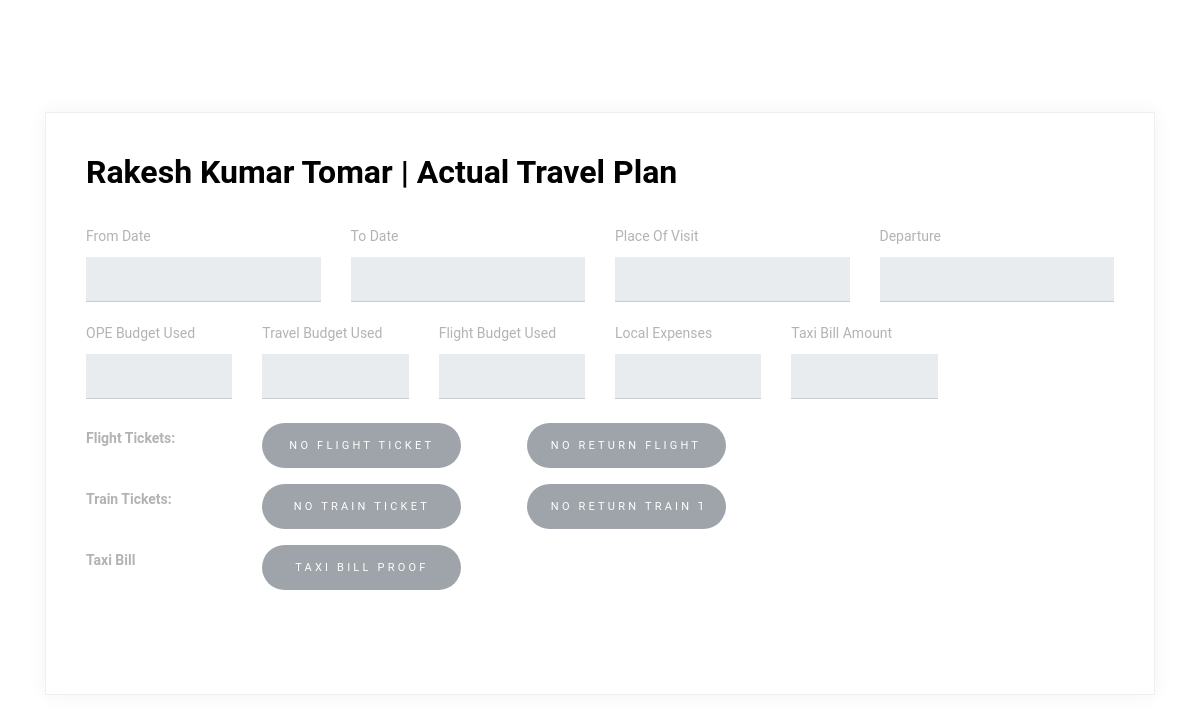
The app's page /employee/8e915737-0f17-4c5e-8c2e-25e78bd7276c/tp/a39a5a74-86c9-4a22-8007-ef9403e36388/ (signed in), older data.
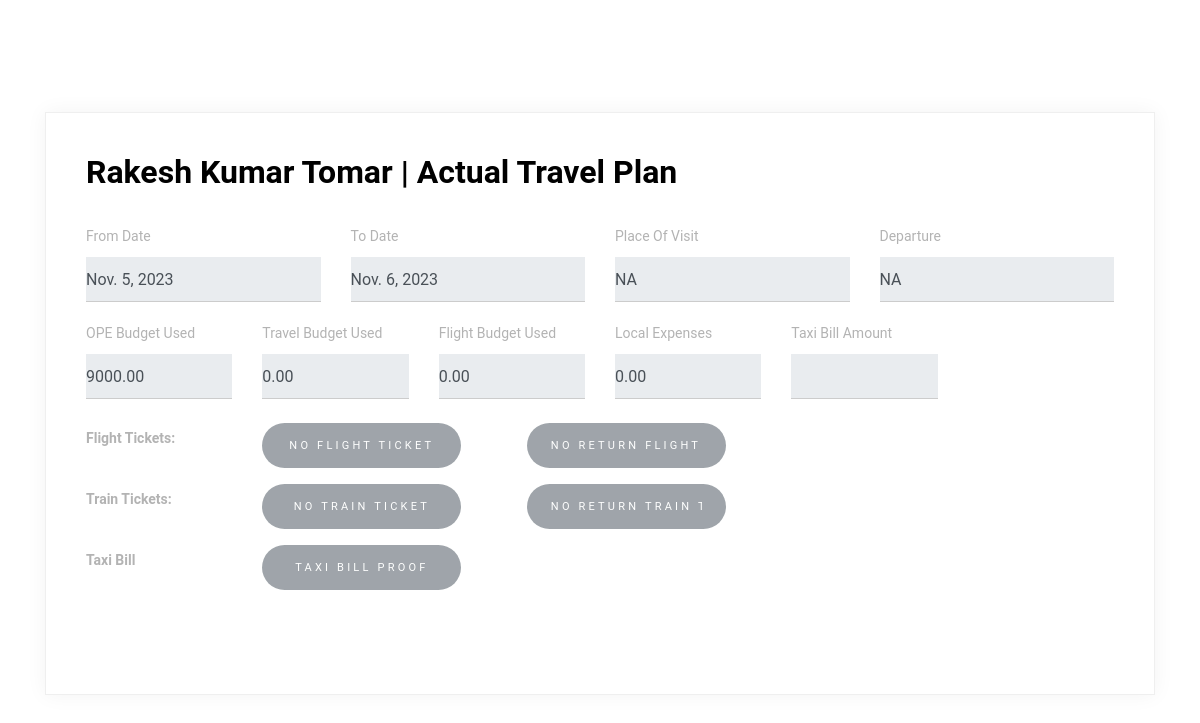
The same page, newer data.
### base/models.py (models this page shows, shortened)
class Employee(models.Model):
    uuid = models.UUIDField(default = uuid.uuid4,primary_key=True,editable=False)
    Emp_name = models.CharField(max_length=30)
    email = models.EmailField(max_length=50)
    contract_no = models.CharField(unique=True,max_length=15,)
    contract_start_date = models.DateField()
    contract_end_date = models.DateField()
    phone_number = models.CharField(unique=True,max_length=10)
    state = models.CharField(max_length=30)
    duty_station = models.CharField(max_length=40)

class Expense(models.Model):
    uuid = models.UUIDField(default = uuid.uuid4,primary_key=True,editable=False)
    employee = models.ForeignKey(Employee,on_delete=models.CASCADE,null = True)
    from_date = models.DateField(null = True)
    to_date = models.DateField(null = True)
    ope_budget_used = models.DecimalField(decimal_places=2,default=0,max_digits = 10)
    travel_budget_used = models.DecimalField(decimal_places=2,default=0,max_digits = 10)
    flight_budget_used = models.DecimalField(decimal_places=2,default=0,max_digits = 10)
    flight_ticket = models.FileField(upload_to=get_upload_path, blank = True)
    flight_return_ticket = models.FileField(upload_to=get_upload_path, blank = True)
    train_ticket = models.FileField(upload_to=get_upload_path, blank = True)
    train_return_ticket = models.FileField(upload_to=get_upload_path, blank = True)
    local_conveyance = models.DecimalField(decimal_places=2,default=0,max_digits = 10)
    departure = models.CharField(max_length = 30,null = True)
    place_of_visit = models.CharField(max_length = 30,null = True)

### base/views.py (the view)
# urls.py: path('employee/<str:pk1>/tp/<str:pk2>/',ViewAtp,name = "viewatp"),
@login_required(login_url='login')
def ViewAtp(request,pk1,pk2):
    try:
        emp = Employee.objects.get(uuid=pk1)
        tp = Expense.objects.get(uuid=pk2)
    except:
        tp = None
    context = {
        'tp':tp,
        'emp':emp
    }
    return render(request,'viewatp.html',context)

### base/templates/viewatp.html (shortened to what this page needs)
{% load static %}
<!doctype html>
<html lang="en">
  <head>
    <link rel="stylesheet" href="https://cdn.jsdelivr.net/npm/bootstrap@4.0.0/dist/css/bootstrap.min.css">
    <link rel="stylesheet" href="{% static 'form.css' %}">
  </head>
  <body>
    <div class="content">
        <div class="container">
          <div class="row align-items-stretch no-gutters contact-wrap">
            <div class="col-md-12">
              <div class="form h-100">
                <h3>{{emp.Emp_name}} | Actual Travel Plan</h3>
                <form class="mb-5" id="contactForm" name="contactForm">
                  <div class="row">
                    <div class="col-md-3 form-group mb-3">
                      <label for="" class="col-form-label">From Date</label>
                      <input type="text" class="form-control" name="date" id="date" value="{{tp.from_date}}" readonly>
                    </div>
                    <div class="col-md-3 form-group mb-3">
                        <label for="" class="col-form-label">To Date</label>
                        <input type="text" class="form-control" name="date" id="date" value="{{tp.to_date}}" readonly>
                      </div>
                      <div class="col-md-3 form-group mb-3">
                        <label for="" class="col-form-label">Place Of Visit</label>
                        <input type="text" class="form-control" name="date" id="date" value="{{tp.place_of_visit}}" readonly>
                      </div>
                      <div class="col-md-3 form-group mb-3">
                        <label for="" class="col-form-label">Departure</label>
                        <input type="text" class="form-control" name="date" id="date" value="{{tp.departure}}" readonly>
                      </div>
                  </div>
                  <div class="row">
                    <div class="col-md-2 form-group mb-4">
                      <label for="" class="col-form-label">OPE Budget Used</label>
                      <input type="text" class="form-control" name="date" id="date" value="{{tp.ope_budget_used}}" readonly>
                    </div>
                    <div class="col-md-2 form-group mb-4">
                        <label for="" class="col-form-label">Travel Budget Used</label>
                        <input type="text" class="form-control" name="date" id="date" value="{{tp.travel_budget_used}}" readonly>
                      </div>
                      <div class="col-md-2 form-group mb-4">
                        <label for="" class="col-form-label">Flight Budget Used</label>
                        <input type="text" class="form-control" name="date" id="date" value="{{tp.flight_budget_used}}" readonly>
                      </div>
                      <div class="col-md-2 form-group mb-4">
                        <label for="" class="col-form-label">Local Expenses</label>
                        <input type="text" class="form-control" name="date" id="date" value="{{tp.local_conveyance}}" readonly>
                      </div>
                      <div class="col-md-2 form-group mb-3">
                        <label for="" class="col-form-label">Taxi Bill Amount</label>
                        <input type="text" class="form-control" name="date" id="date" value="{{tp.taxi_bill}}" readonly>
                      </div>
                  </div>
                  <div class="row">
                    <div class="col-md-2 form-group mb-3">
                   <strong> <label for="" class="col-form-label">Flight Tickets: </label></strong>
                    </div>
                    <div class="col-md-3 form-group">
                        {% if tp.flight_ticket %}
                        <a href="{{ tp.flight_ticket.url }}">
                            <input value="Flight Ticket" class="btn btn-primary rounded-0 py-2 px-4">
                        </a>
                    {% else %}
                        <input value="No Flight Ticket" class="btn btn-secondary rounded-0 py-2 px-4" disabled>
                    {% endif %}
                    </div>
                    <div class="col-md-3 form-group">
                        {% if tp.flight_return_ticket %}
                        <a href="{{ tp.flight_return_ticket.url }}">
                            <input value="Flight Return Ticket" class="btn btn-primary rounded-0 py-2 px-4">
                        </a>
                    {% else %}
                        <input value="No Return Flight Ticket" class="btn btn-secondary rounded-0 py-2 px-4" disabled>
                    {% endif %}
                    </div>
                  </div>
                  <div class="row">
                    <div class="col-md-2 form-group mb-3">
                   <strong> <label for="" class="col-form-label">Train Tickets: </label></strong>
                    </div>
                    <div class="col-md-3 form-group">
                        {% if tp.train_ticket %}
                        <a href="{{ tp.train_ticket.url }}">
                            <input value="Train Ticket" class="btn btn-primary rounded-0 py-2 px-4">
                        </a>
                    {% else %}
                        <input value="No Train Ticket" class="btn btn-secondary rounded-0 py-2 px-4" disabled>
                    {% endif %}
                    </div>
                    <div class="col-md-3 form-group">
                        {% if tp.train_return_ticket %}
                        <a href="{{ tp.train_return_ticket.url }}">
                            <input value="Train Return Ticket" class="btn btn-primary rounded-0 py-2 px-4">
                        </a>
                    {% else %}
                        <input value="No Return Train Ticket" class="btn btn-secondary rounded-0 py-2 px-4" disabled>
                    {% endif %}
                    </div>
                  </div>
                  <div class="row">
                    <div class="col-md-2 form-group mb-3">
                   <strong> <label for="" class="col-form-label">Taxi Bill</label></strong>
                    </div>
                    <div class="col-md-3 form-group">
                        {% if tp.taxi_bill_proof %}
                        <a href="{{ tp.taxi_bill_proof.url }}">
                            <input value="Taxi Bill" class="btn btn-primary rounded-0 py-2 px-4">
                        </a>
                    {% else %}
                        <input value="Taxi Bill Proof" class="btn btn-secondary rounded-0 py-2 px-4" disabled>
                    {% endif %}
                    </div>
                    </div>
                  </div>
              </div>
            </div>
          </div>
        </div>
  </body>
</html>

### static/form.css (style rules this page uses)
body { font-family: "Roboto", sans-serif; background-color: #fff; line-height: 1.9; color: #8c8c8c; position: relative; }
h1, h2, h3, h4, h5, h6, .h1, .h2, .h3, .h4, .h5, .h6 { font-family: "Roboto", sans-serif; color: #000; }
.content { padding: 7rem 0; }
.form-control { border: none; border-bottom: 1px solid #ccc; padding-left: 0; padding-right: 0; border-radius: 0; background: none; }
.col-form-label { color: #000; font-size: 13px; }
.btn, .form-control, .custom-select { height: 45px; border-radius: 0; }
.btn { border: none; border-radius: 0; font-size: 11px; letter-spacing: .2rem; text-transform: uppercase; border-radius: 30px !important; }
.contact-wrap { -webkit-box-shadow: 0 0px 20px 0 rgba(0, 0, 0, 0.05); box-shadow: 0 0px 20px 0 rgba(0, 0, 0, 0.05); border: 1px solid #efefef; }
.contact-wrap .col-form-label { font-size: 14px; color: #b3b3b3; margin: 0 0 10px 0; display: inline-block; padding: 0; }
.contact-wrap .form, .contact-wrap .contact-info { padding: 40px; }
.contact-wrap .form { background: #fff; }
.contact-wrap .form h3 { color: #000; font-size: 2rem; font-weight: 700; margin-bottom: 30px; }

Row changes from the older to the newer data that the page shows:
added Expense: date "Nov. 5, 2023", date "Nov. 6, 2023", date "NA", date "9000.00", date "0.00"
